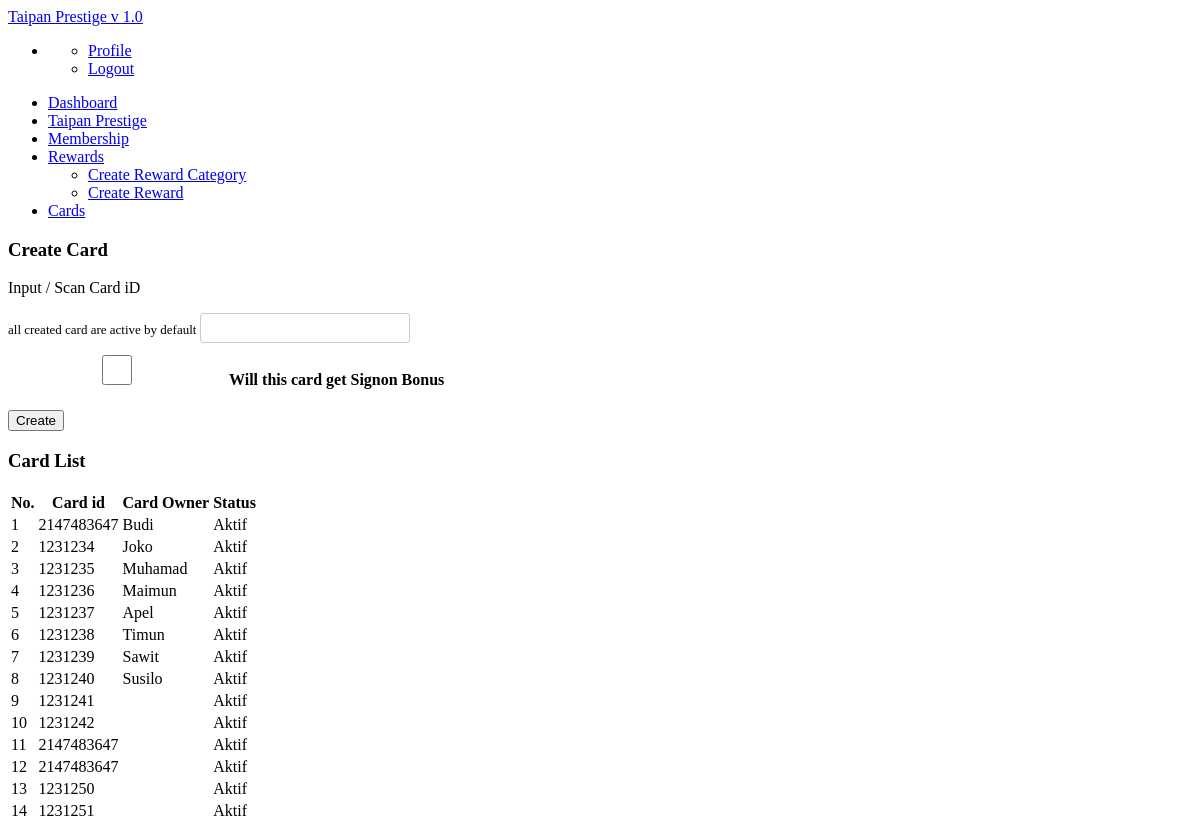
Before: /active.php with the older database file.
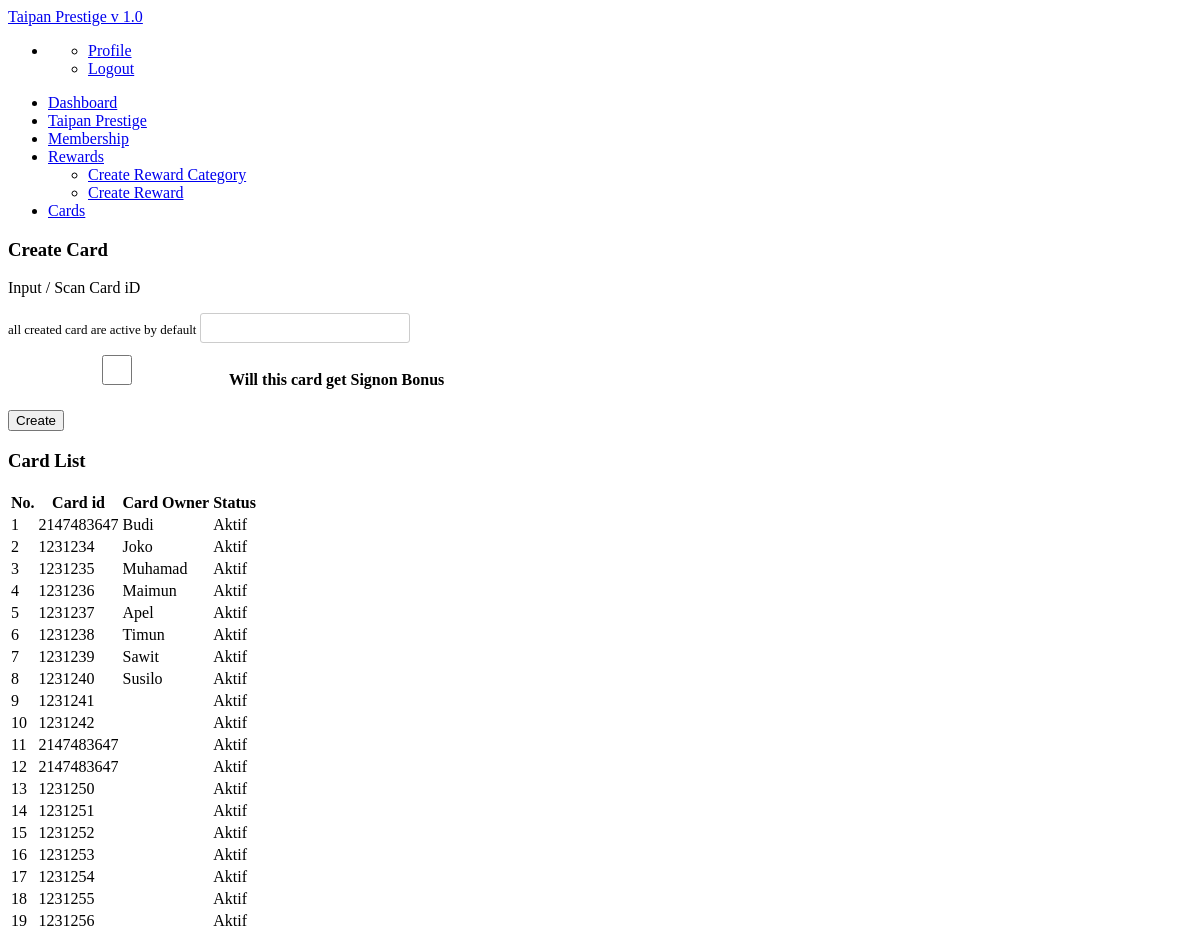
After: the same page with the newer database file.
### tables this page shows
CREATE TABLE IF NOT EXISTS `card` (
`id` int(11) NOT NULL,
  `card_id` int(11) NOT NULL,
  `card_owner` varchar(255) NOT NULL,
  `status` int(11) NOT NULL,
  `signon_bonus` int(11) NOT NULL
);

### active.php (the view, shortened to what this page needs)
<?php
echo '
<head>
<style>
input{
  display: inline-block;
  width: 210px;
  height: 30px;
  padding: 4px;
  margin-bottom: 9px;
  font-size: 15px;
  line-height: 18px;
  color: #555555;
  border: 1px solid #cccccc;
  -webkit-border-radius: 3px;
  -moz-border-radius: 3px;
  border-radius: 3px;
}
</style>
</head>';
include "nav.php";
echo '
<div class="container">
<div class="row">
<div class="span4">
<div class="bg-warning col-md-3 col-md-offset-1 ">
<div class="widget-header"><i class="icon-bookmark"></i>
        <h3>Create Card</h3>
</div>
<div class="widget-content">
        <p>Input / Scan Card iD</p>
        <div class="input-group col-md-4 ">
  <form action="" method="post">
  <font size="2">all created card are active by default</font>
  <input type="text" class="form-control" aria-label="Card id" id="name" name="name"><br>
<input type="checkbox" id="signon" name="signon" value="1"> <b>Will this card get Signon Bonus</b></input>
<br>
</div>
<button class="btn btn-primary btn-large" type="submit" name="submit">Create</button>
</form>
        </p>
      </div>
</div>
      </div>
      <div class="span8">
          <div class="widget">
            <div class="widget-header"> <i class="icon-bookmark"></i>
              <h3>Card List</h3>
            </div>
            <div class="widget-content">
<table id="myTable" class="table table-striped">
        <thead>
          <tr>
            <th>No.</th>
            <th>Card id</th>
            <th>Card Owner</th>
            <th>Status</th>
          </tr>
        </thead>
        <tbody>';
$countcard=mysql_query("SELECT * FROM card WHERE status='1'");
$countcardrow=mysql_num_rows($countcard);
for ($c=0;$c<$countcardrow;$c++){
    while($x<=$c){
      $x++;
    }
  $cardid = mysql_result($countcard,$c, 'card_id');
  $cardowner = mysql_result($countcard,$c, 'card_owner');
  $cardstat = mysql_result($countcard,$c, 'status');
	echo "
	          <tr>
 <Td>$x</td>
  <Td>$cardid</td>
   <Td>$cardowner</td>
    <Td>";
    if ($cardstat ==1){
    	echo 'Aktif';
    }
    echo "
    </td>
          </tr>  ";
}
echo '
        </tbody>
      </table>
      </div>
          </div>
        </div>
              </div></div>';
?>

Changed rows visible on the page:
added card: x "15", card "1231252", status "Aktif"
added card: x "16", card "1231253", status "Aktif"
added card: x "17", card "1231254", status "Aktif"
added card: x "18", card "1231255", status "Aktif"
added card: x "19", card "1231256", status "Aktif"
